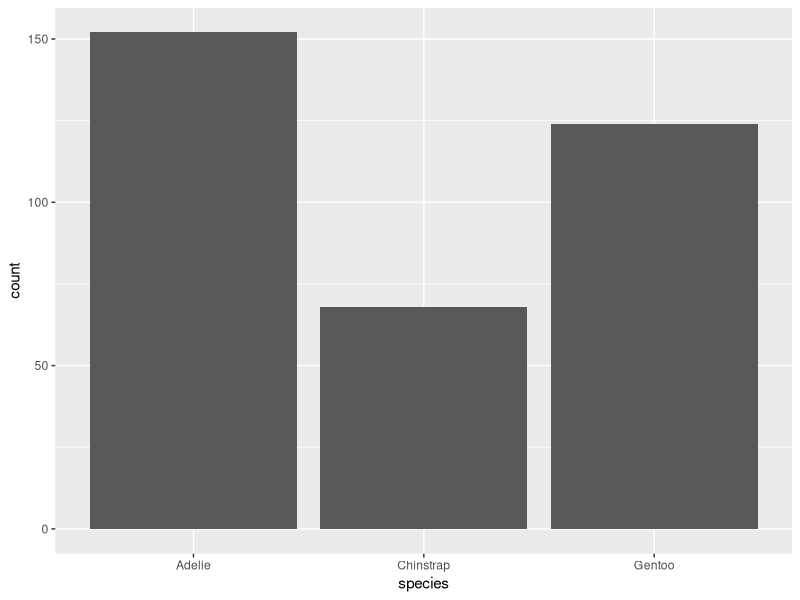
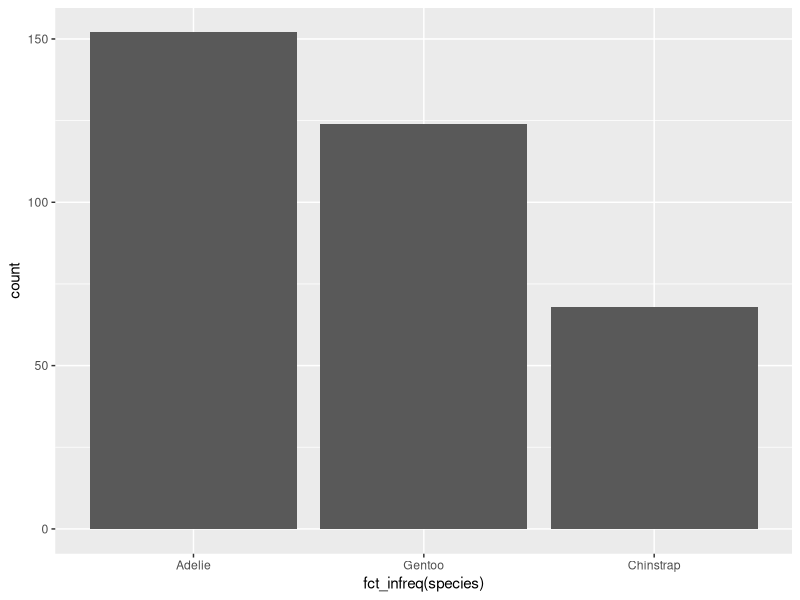
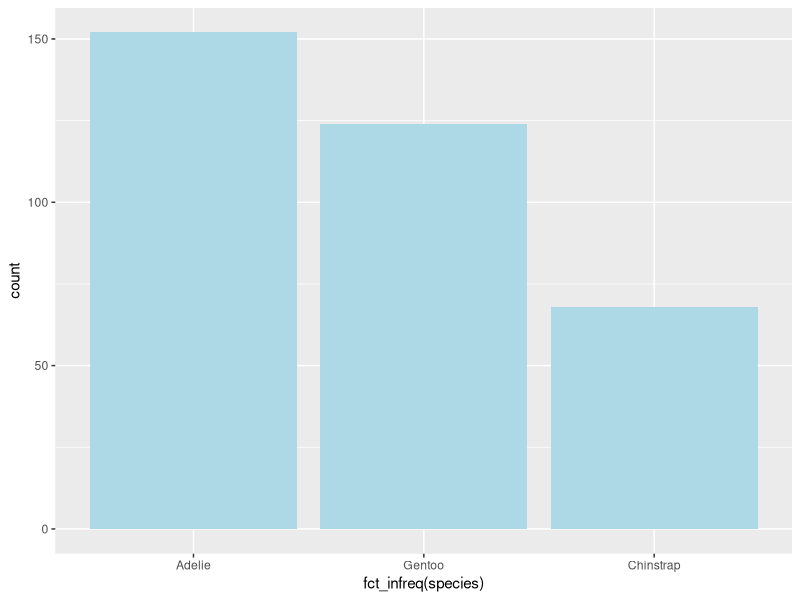
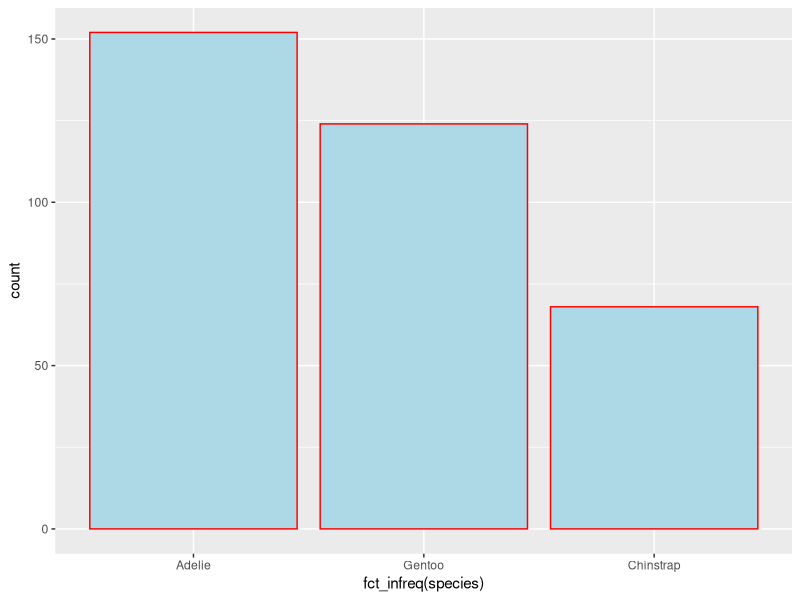
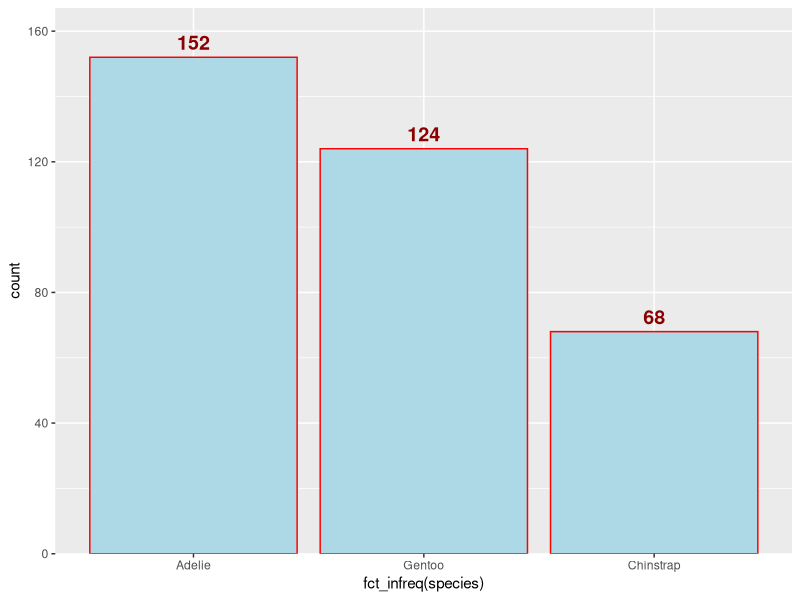
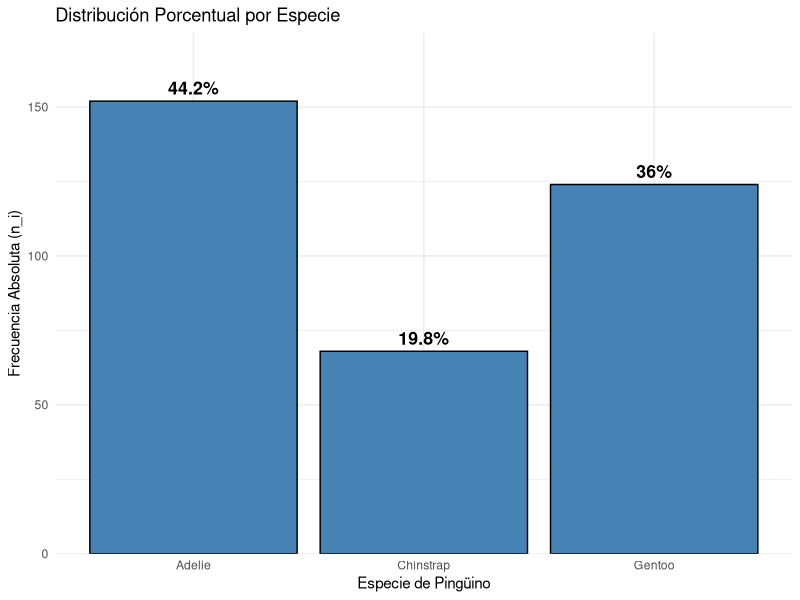
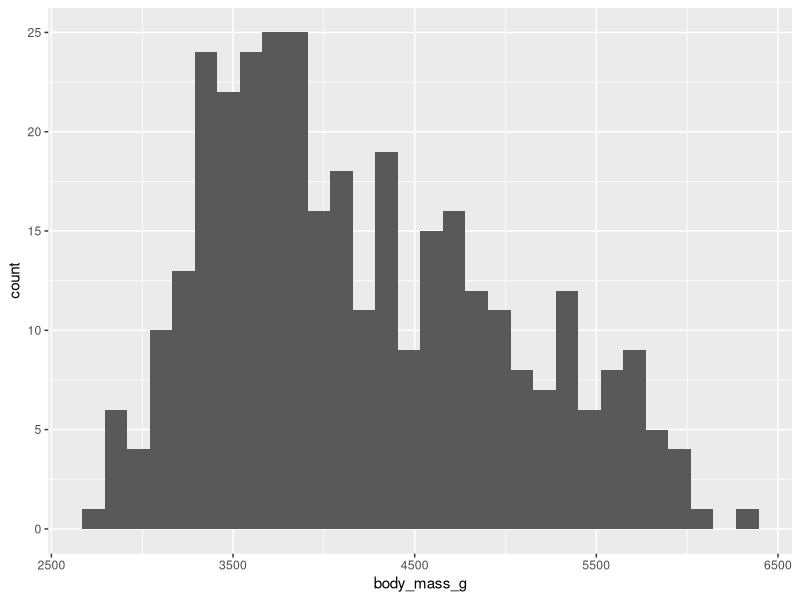
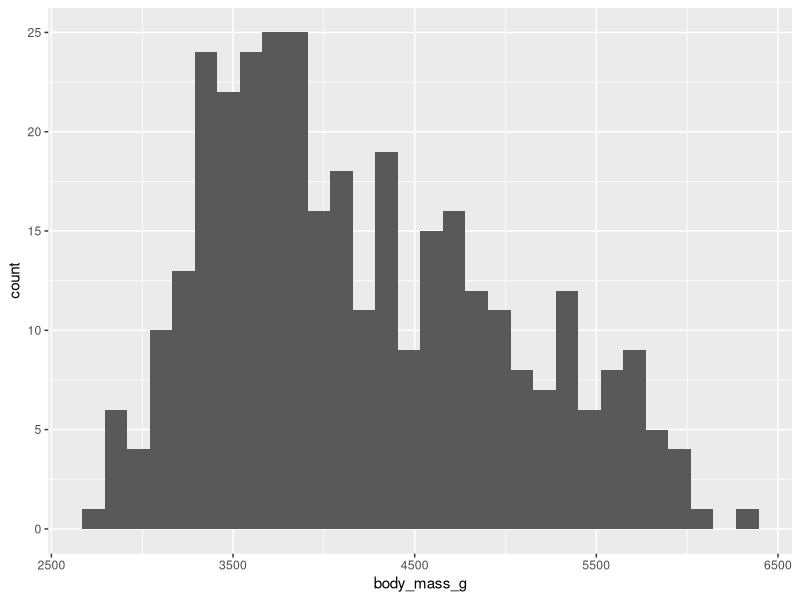

R code for these plots, in order:
## ---- chunk 1
library(tidyverse)
library(palmerpenguins)
## ---- chunk 2
ggplot(penguins, aes(x = species)) + geom_bar()
## ---- chunk 3
ggplot(penguins, aes(x=fct_infreq(species))) + geom_bar()
## ---- chunk 4
ggplot(penguins, aes(x=fct_infreq(species))) + geom_bar(fill="lightblue")
## ---- chunk 5
ggplot(penguins, aes(x=fct_infreq(species))) + geom_bar(fill="lightblue",color="red")
## ---- chunk 6
#| echo: false 
#| eval: true 
y=sort(table(penguins$species),decreasing = TRUE) 
ggplot(penguins, aes(x=fct_infreq(species))) + geom_bar(fill="lightblue",color="red") +
  geom_text( stat = "count",  
    aes(label = after_stat(count)), # Le pedimos que use el conteo calculado 
    vjust = -0.5, # Ajuste vertical: -0.5 lo pone "arriba" de la barra
    color = "darkred", # Color para que combine con el borde 
    fontface = "bold",             # En negrita para mayor claridad
    size = 5                       # Tamaño del texto
  ) +
  # Importante: aumentar el límite de Y para que el número no se corte
  scale_y_continuous(expand = expansion(mult = c(0, 0.1)))
## ---- chunk 7
#| echo: true 

library(scales) # Muy útil para dar formato de % automáticamente
ggplot(penguins, aes(x = species)) +
  geom_bar(fill = "steelblue", color = "black") +
  geom_text(
    stat = "count",
    aes(label = after_stat(paste0(round(count / sum(count) * 100, 1), "%"))),
    vjust = -0.5,       # Lo sitúa justo encima de la barra
    size = 4.5,
    fontface = "bold"
  ) +
  # Añadimos un poco de espacio extra en el eje Y
  scale_y_continuous(expand = expansion(mult = c(0, 0.15))) +
  labs(
    title = "Distribución Porcentual por Especie",
    x = "Especie de Pingüino",
    y = "Frecuencia Absoluta (n_i)"
  ) +
  theme_minimal()
## ---- chunk 8
#| echo: false 
#| eval: true
#| 
ggplot(penguins, aes(x = body_mass_g)) + geom_histogram()
## ---- chunk 9
#| echo: true 
#| eval: true
ggplot(penguins, aes(x = body_mass_g)) + geom_histogram()
## ---- chunk 10
ggplot(penguins, aes(x = body_mass_g)) + geom_histogram(binwidth = 200)
## ---- chunk 11
# Número de datos 
n=length(penguins$body_mass_g)
# Número de intervalos 
K=ceiling(1+3.3*log10(n)) 
# Rango 
R=diff(range(penguins$body_mass_g,na.rm = TRUE)) 
# Ancho de los intervalos de clase (binwidth) 
A=R/K
paste("Ancho=",A,"Rango=",R,"Número de int=",K)
## ---- chunk 12
ggplot(penguins, aes(x = body_mass_g)) + geom_histogram(binwidth = A)
## ---- chunk 13
ggplot(penguins, aes(x = body_mass_g)) + geom_histogram(bins=K)
## ---- chunk 14
ggplot(penguins, aes(x = body_mass_g)) + geom_density() 
## ---- chunk 15
library(ggthemes) 
ggplot(penguins,aes(x =species,y= body_mass_g)) + geom_boxplot()
## ---- chunk 16
library(ggthemes) 
ggplot(penguins,aes(x =species,y= body_mass_g)) + geom_boxplot(fill='lightblue',color='red') 
## ---- chunk 17
ggplot(penguins,aes(x =body_mass_g,color=species))+geom_density(linewidth = 0.75) 
## ---- chunk 18
ggplot(penguins,aes(x =body_mass_g,color=species))+geom_density(linewidth = 0.75) + labs(color="Especies")  
## ---- chunk 19
ggplot(penguins, aes(x = body_mass_g, color = species, fill = species)) +
geom_density(alpha = 0.5)
## ---- chunk 20
#| echo: false 
#| eval: true
ggplot(penguins, aes(x = island, fill = species)) +
  geom_bar()
## ---- chunk 21
#| echo: false 
#| eval: true

ggplot(penguins, aes(x = island, fill = species)) +
  geom_bar(position='fill')  
## ---- chunk 22
#| echo: true
#| eval: true
#| 
ggplot(penguins,aes(x = island,fill = species)) + 
    geom_bar(position='fill') +
    labs(y="Frecuencia relativa",
         fill="Especie")   
## ---- chunk 23
#| echo: false
#| eval: true 
ggplot(penguins, aes(x = island, fill = species)) +
  geom_bar(position = "fill") +
  geom_text(
    stat = "count", 
    aes(label = after_stat(count)), 
    position = position_fill(vjust = 0.5), # <--- El secreto está aquí
    color = "white", # O "black" dependiendo del fondo
    fontface = "bold"
  ) +
  scale_y_continuous(labels = scales::percent) + # Para que el eje Y se vea como %
  labs(x = "Isla",
    y = "Proporción", fill="Especie" 
  ) +
  theme_minimal()
## ---- chunk 24
ggplot(penguins, aes(x = flipper_length_mm, y = body_mass_g)) + geom_point() 
## ---- chunk 25
ggplot(penguins,aes(x = flipper_length_mm, y=body_mass_g))+ geom_point(aes(color=species,shape=island))
## ---- chunk 26
ggplot(penguins,aes(x=flipper_length_mm, y=body_mass_g)) + geom_point(aes(color=species,shape=species)) + facet_wrap(~island)
# ,ncol=1
## ---- chunk 27
ggplot(
data = penguins,
mapping = aes(
x = bill_length_mm, y = bill_depth_mm,
color = species, shape = species
)) +
geom_point() +
labs(color = "Species",shape= "Epecies") 
